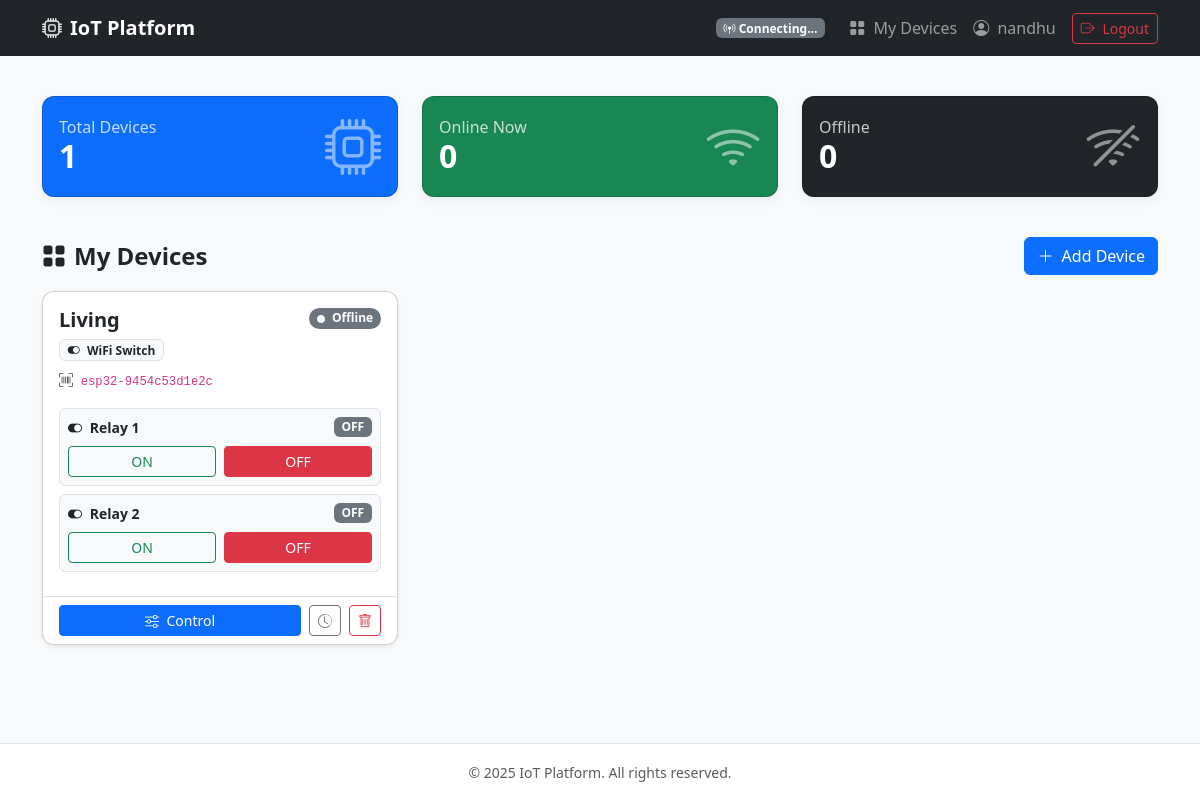
/devices/dashboard/ (signed in), run on the app's committed database.
### devices/models.py (models this page shows, shortened)
class Device(models.Model):
    user = models.ForeignKey(User, on_delete=models.CASCADE, related_name='devices')
    unique_device_id = models.CharField(
        max_length=50,
        unique=True,
        help_text='Unique ID printed on the physical device'
    )
    device_type = models.ForeignKey(DeviceType, on_delete=models.PROTECT, related_name='devices')
    name = models.CharField(max_length=100, help_text='Friendly name, e.g. "Living Room Light"')
    is_online = models.BooleanField(default=False)
    current_state = models.JSONField(default=dict, blank=True)
    added_at = models.DateTimeField(auto_now_add=True)
    last_seen = models.DateTimeField(null=True, blank=True)
    class Meta:
        ordering = ['-added_at']

class DeviceType(models.Model):
    name = models.CharField(max_length=100)
    slug = models.SlugField(unique=True)
    icon = models.CharField(max_length=50, default='bi-device-ssd',
                            help_text='Bootstrap icon class, e.g. bi-toggle-on')
    description = models.TextField(blank=True)
    available_commands = models.JSONField(
        default=dict,
        help_text='JSON of supported commands, e.g. {"actions": ["ON","OFF"]}'
    )
    is_active = models.BooleanField(default=True)

### devices/views.py (the view, shortened to what this page needs)
# urls.py: path('dashboard/', views.dashboard_view, name='dashboard'),
@login_required
def dashboard_view(request):
    devices = Device.objects.filter(user=request.user).select_related('device_type')
    context = {
        'devices': devices,
        'total_devices': devices.count(),
        'online_devices': devices.filter(is_online=True).count(),
    }
    return render(request, 'devices/dashboard.html', context)

### devices/templates/devices/dashboard.html (shortened to what this page needs)
{% extends 'accounts/base.html' %}
{% block content %}
<div class="row mb-4">
    <div class="col-md-4 mb-3">
        <div class="card card-custom bg-primary text-white p-3">
            <div class="d-flex justify-content-between align-items-center">
                <div>
                    <h6 class="mb-0 opacity-75">Total Devices</h6>
                    <h2 class="fw-bold mb-0">{{ total_devices }}</h2>
                </div>
                <i class="bi bi-cpu display-4 opacity-50"></i>
            </div>
        </div>
    </div>
    <div class="col-md-4 mb-3">
        <div class="card card-custom bg-success text-white p-3">
            <div class="d-flex justify-content-between align-items-center">
                <div>
                    <h6 class="mb-0 opacity-75">Online Now</h6>
                    <h2 class="fw-bold mb-0" id="stat-online-count">{{ online_devices }}</h2>
                </div>
                <i class="bi bi-wifi display-4 opacity-50"></i>
            </div>
        </div>
    </div>
    <div class="col-md-4 mb-3">
        <div class="card card-custom bg-dark text-white p-3">
            <div class="d-flex justify-content-between align-items-center">
                <div>
                    <h6 class="mb-0 opacity-75">Offline</h6>
                    <h2 class="fw-bold mb-0" id="stat-offline-count">{{ total_devices|add:online_devices|add:"-"|default:0 }}</h2>
                </div>
                <i class="bi bi-wifi-off display-4 opacity-50"></i>
            </div>
        </div>
    </div>
</div>
<div class="d-flex justify-content-between align-items-center mb-3">
    <h4 class="fw-bold mb-0"><i class="bi bi-grid-fill me-2"></i>My Devices</h4>
    <a href="{% url 'devices:add' %}" class="btn btn-primary">
        <i class="bi bi-plus-lg me-1"></i> Add Device
    </a>
</div>
{% if devices %}
<div class="row g-4">
    {% for device in devices %}
    {% with r1=device.current_state.relay_1|default:device.current_state.power|default:"OFF" r2=device.current_state.relay_2|default:"OFF" %}
    <div class="col-md-6 col-lg-4">
        <div class="card card-custom bg-white h-100 shadow-sm" data-device-id="{{ device.id }}">
            <div class="card-body">
                <div class="d-flex justify-content-between align-items-start mb-2">
                    <div>
                        <h5 class="fw-bold mb-1">{{ device.name }}</h5>
                        <span class="badge bg-light text-dark border">
                            <i class="bi {{ device.device_type.icon }} me-1"></i>
                            {{ device.device_type.name }}
                        </span>
                    </div>
                    {% if device.is_online %}
                        <span class="online-badge badge bg-success rounded-pill">
                            <i class="bi bi-circle-fill me-1" style="font-size:8px"></i> Online
                        </span>
                    {% else %}
                        <span class="online-badge badge bg-secondary rounded-pill">
                            <i class="bi bi-circle-fill me-1" style="font-size:8px"></i> Offline
                        </span>
                    {% endif %}
                </div>
                <p class="text-muted small mb-3">
                    <i class="bi bi-upc-scan me-1"></i>
                    <code>{{ device.unique_device_id }}</code>
                </p>
                <div class="border rounded p-2 mb-2 bg-light">
                    <div class="d-flex justify-content-between align-items-center mb-2">
                        <span class="fw-semibold small">
                            <i class="bi bi-toggle-on me-1"></i> Relay 1
                        </span>
                        <span class="relay-1-badge badge {% if r1 == 'ON' %}bg-success{% else %}bg-secondary{% endif %}">
                            {{ r1 }}
                        </span>
                    </div>
                    <div class="d-flex gap-2">
                        <button onclick="sendRelayCommand('{{ device.id }}', 'ON', 1)"
                            class="relay-1-btn-on btn btn-sm w-100 {% if r1 == 'ON' %}btn-success{% else %}btn-outline-success{% endif %}">
                            ON
                        </button>
                        <button onclick="sendRelayCommand('{{ device.id }}', 'OFF', 1)"
                            class="relay-1-btn-off btn btn-sm w-100 {% if r1 == 'OFF' %}btn-danger{% else %}btn-outline-danger{% endif %}">
                            OFF
                        </button>
                    </div>
                </div>
                <div class="border rounded p-2 mb-2 bg-light">
                    <div class="d-flex justify-content-between align-items-center mb-2">
                        <span class="fw-semibold small">
                            <i class="bi bi-toggle-on me-1"></i> Relay 2
                        </span>
                        <span class="relay-2-badge badge {% if r2 == 'ON' %}bg-success{% else %}bg-secondary{% endif %}">
                            {{ r2 }}
                        </span>
                    </div>
                    <div class="d-flex gap-2">
                        <button onclick="sendRelayCommand('{{ device.id }}', 'ON', 2)"
                            class="relay-2-btn-on btn btn-sm w-100 {% if r2 == 'ON' %}btn-success{% else %}btn-outline-success{% endif %}">
                            ON
                        </button>
                        <button onclick="sendRelayCommand('{{ device.id }}', 'OFF', 2)"
                            class="relay-2-btn-off btn btn-sm w-100 {% if r2 == 'OFF' %}btn-danger{% else %}btn-outline-danger{% endif %}">
                            OFF
                        </button>
                    </div>
                </div>
            </div>
            <div class="card-footer bg-transparent border-top d-flex gap-2">
                <a href="{% url 'devices:control' device.id %}" class="btn btn-sm btn-primary flex-fill">
                    <i class="bi bi-sliders me-1"></i> Control
                </a>
                <a href="{% url 'devices:logs' device.id %}" class="btn btn-sm btn-outline-secondary">
                    <i class="bi bi-clock-history"></i>
                </a>
                <a href="{% url 'devices:delete' device.id %}" class="btn btn-sm btn-outline-danger">
                    <i class="bi bi-trash"></i>
                </a>
            </div>
        </div>
    </div>
    {% endwith %}
    {% endfor %}
</div>
{% endif %}
{% endblock %}

### accounts/templates/accounts/base.html (shortened to what this page needs)
<!DOCTYPE html>
<html lang="en">
<head>
    <link href="https://cdn.jsdelivr.net/npm/bootstrap@5.3.3/dist/css/bootstrap.min.css" rel="stylesheet">
    <link rel="stylesheet" href="https://cdn.jsdelivr.net/npm/bootstrap-icons@1.11.3/font/bootstrap-icons.min.css">
</head>
<body>
    <nav class="navbar navbar-expand-lg navbar-dark bg-dark">
        <div class="container">
            <a class="navbar-brand fw-bold" href="{% if user.is_authenticated %}{% url 'devices:dashboard' %}{% else %}{% url 'accounts:login' %}{% endif %}">
                <i class="bi bi-cpu me-2"></i>IoT Platform
            </a>
            <div class="collapse navbar-collapse" id="navMenu">
                <ul class="navbar-nav ms-auto align-items-center">
                    {% if user.is_authenticated %}
                        <li class="nav-item d-flex align-items-center me-3" id="ws-status">
                            <span class="badge bg-secondary"><i class="bi bi-broadcast-pin"></i> Connecting...</span>
                        </li>
                    {% endif %}
                    {% if user.is_authenticated %}
                        <li class="nav-item">
                            <a class="nav-link" href="{% url 'devices:dashboard' %}">
                                <i class="bi bi-grid-fill me-1"></i> My Devices
                            </a>
                        </li>
                        <li class="nav-item">
                            <a class="nav-link" href="{% url 'accounts:profile' %}">
                                <i class="bi bi-person-circle me-1"></i> {{ user.username }}
                            </a>
                        </li>
                        <li class="nav-item ms-lg-2">
                            <a class="btn btn-outline-danger btn-sm" href="{% url 'accounts:logout' %}">
                                <i class="bi bi-box-arrow-right me-1"></i> Logout
                            </a>
                        </li>
                    {% endif %}
                </ul>
            </div>
        </div>
    </nav>
    <main class="container py-4">
        {% block content %}{% endblock %}
    </main>
    <footer class="footer bg-white border-top py-3 text-center text-muted">
        <div class="container">
            <small>&copy; 2025 IoT Platform. All rights reserved.</small>
        </div>
    </footer>
</body>
</html>

### accounts/templates/accounts/base.html (style rules this page uses)
body { background-color: #f8f9fa; min-height: 100vh; display: flex; flex-direction: column; }
.footer { margin-top: auto; }
.card-custom { border-radius: 12px; box-shadow: 0 4px 12px rgba(0,0,0,0.05); }

### data on the page
Device: name "Living", device_type.name "WiFi Switch", is_online False (drawn), unique_device_id "esp32-9454c53d1e2c", current_state "OFF"

### other printed values
{{ user.username }} "nandhu"
{{ total_devices }} "1"
{{ online_devices }} "0"
{{ total_devices|add:online_devices|add:"-"|default:0 }} "0"
